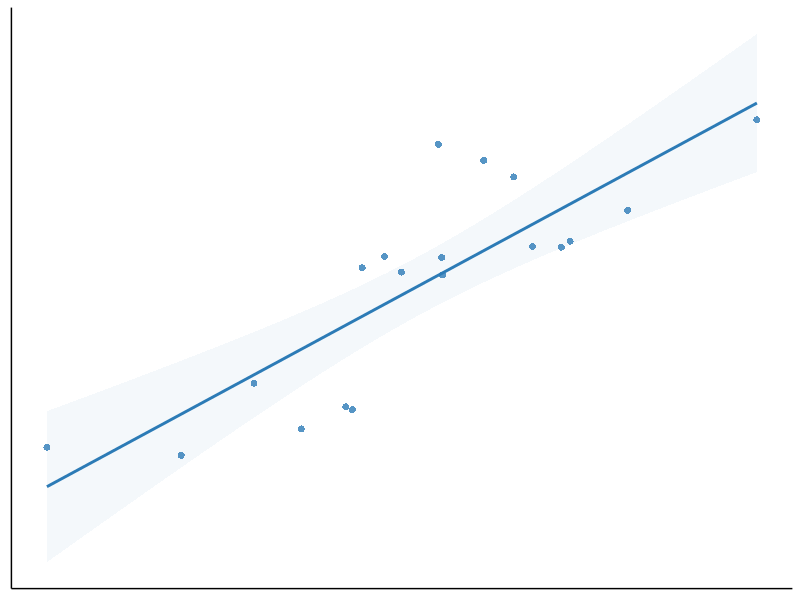
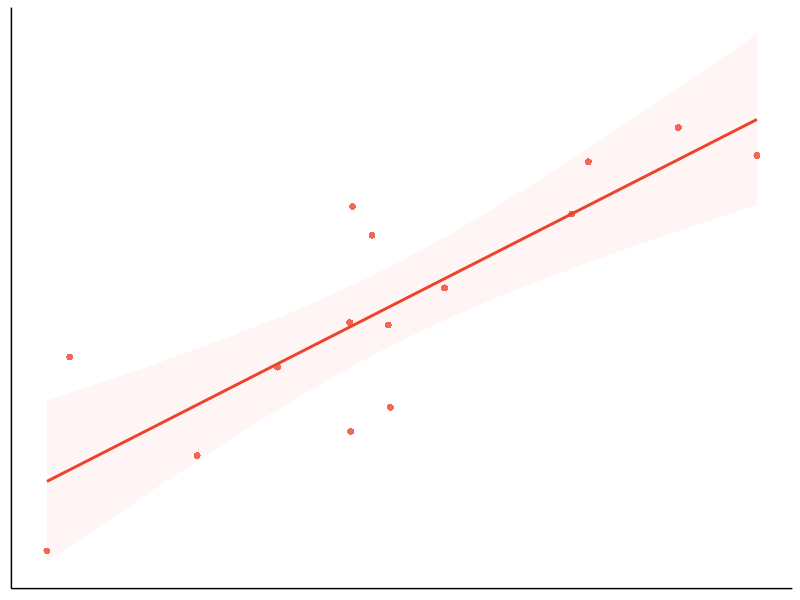
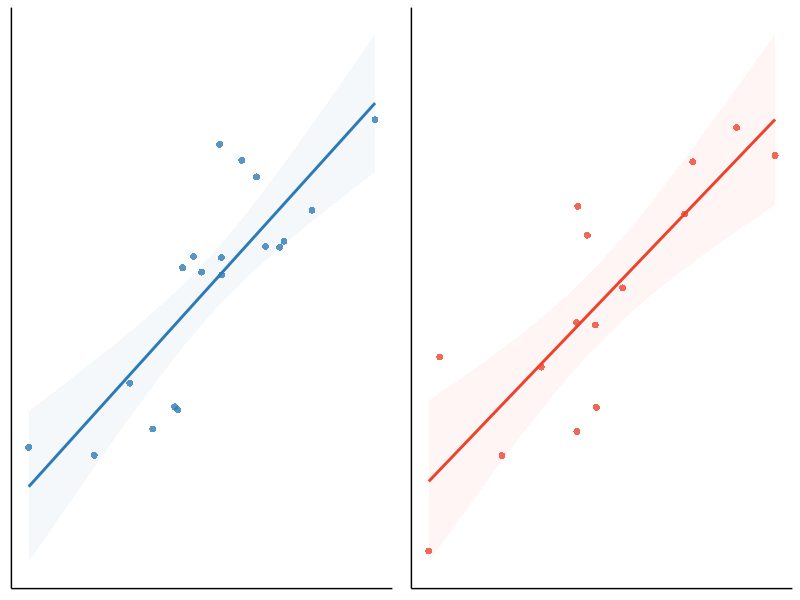
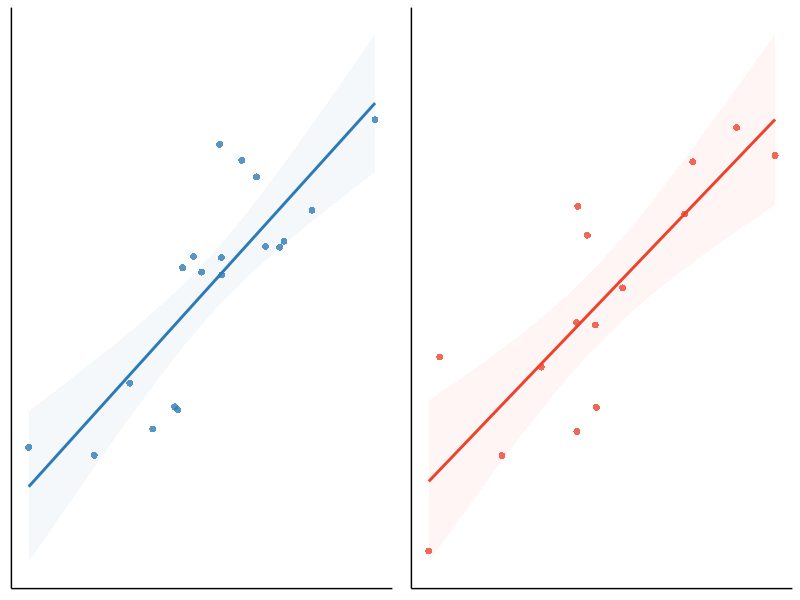

These figures' R source, in order:
library(MASS)
library(ggplot2)
library(ggpubr)

samples = 19
r = 0.83

data = mvrnorm(n=samples, mu=c(0, 0), Sigma=matrix(c(1, r, r, 1), nrow=2), empirical=TRUE)
X = data[, 1]  # standard normal (mu=0, sd=1)
Y = data[, 2]  # standard normal (mu=0, sd=1)
d <- data.frame(X, Y)

p1 <- ggplot(d, mapping = aes(X, Y)) +
  geom_point(size = 2,
             pch = 16,
             alpha = 0.8,
             colour = "#2c7bb6"
  ) + 
  geom_smooth(method = 'lm',
              colour = "#2c7bb6",
              fill = "#2c7bb6",
              alpha = 0.05) + theme_classic() +
  theme(axis.title = element_blank(), axis.text = element_blank(), axis.ticks = element_blank())
p1

samples = 15
r = 0.83

data = mvrnorm(n=samples, mu=c(0, 0), Sigma=matrix(c(1, r, r, 1), nrow=2), empirical=TRUE)
X = data[, 1]  # standard normal (mu=0, sd=1)
Y = data[, 2]  # standard normal (mu=0, sd=1)
d2 <- data.frame(X, Y)

p2 <- ggplot(d2, mapping = aes(X, Y)) +
  geom_point(size = 2,
             pch = 16,
             alpha = 0.8,
             colour = "#ED432D"
  ) + 
  geom_smooth(method = 'lm',
              colour = "#ED432D",
              fill = "#ED432D",
              alpha = 0.05) + theme_classic() +
  theme(axis.title = element_blank(), axis.text = element_blank(), axis.ticks = element_blank())

p2

plot <- ggarrange(p1, p2, ncol = 2, nrow = 1)
plot

# Save Total Abundance Plot
ggsave(filename = "FIGURE 1-3.tiff", device = "tiff", plot = plot,
       width = 5200, height = 2500, units = "px", dpi = 600, compression = "lzw")  
